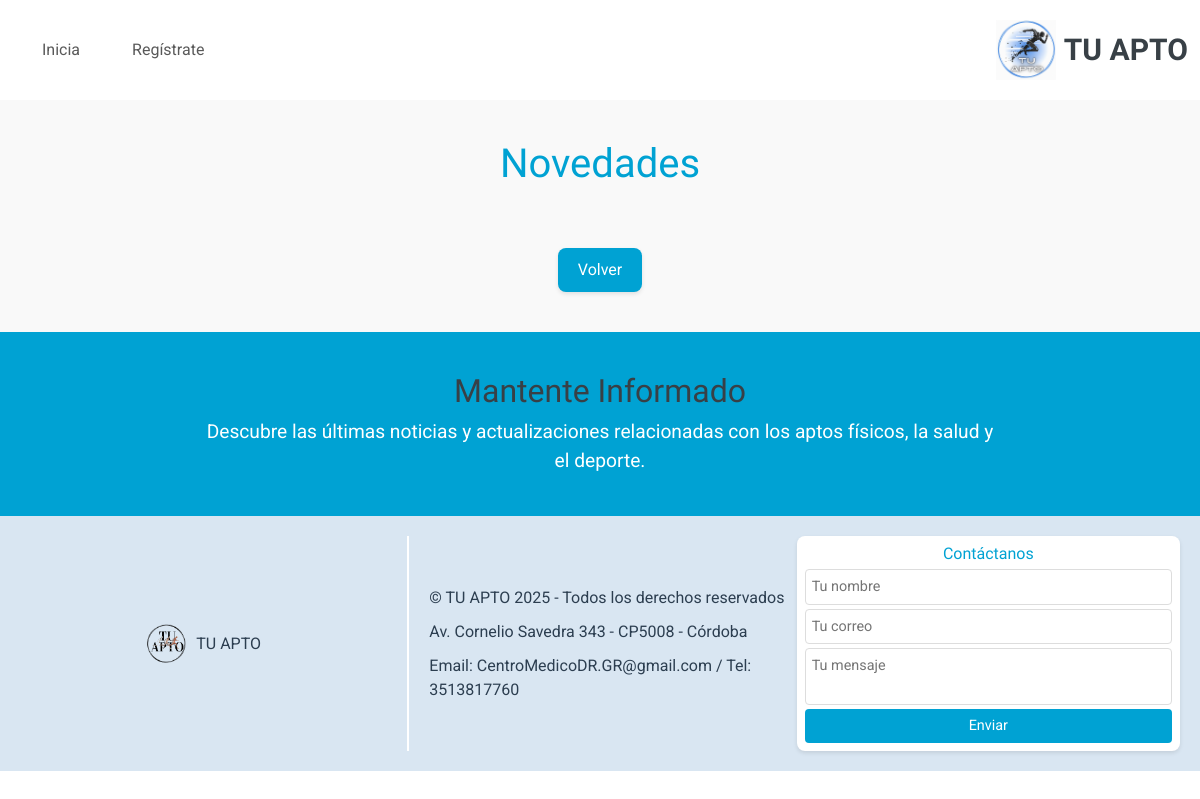
Before: /InfoNovedades/InfoNovedades/ with the older database file.
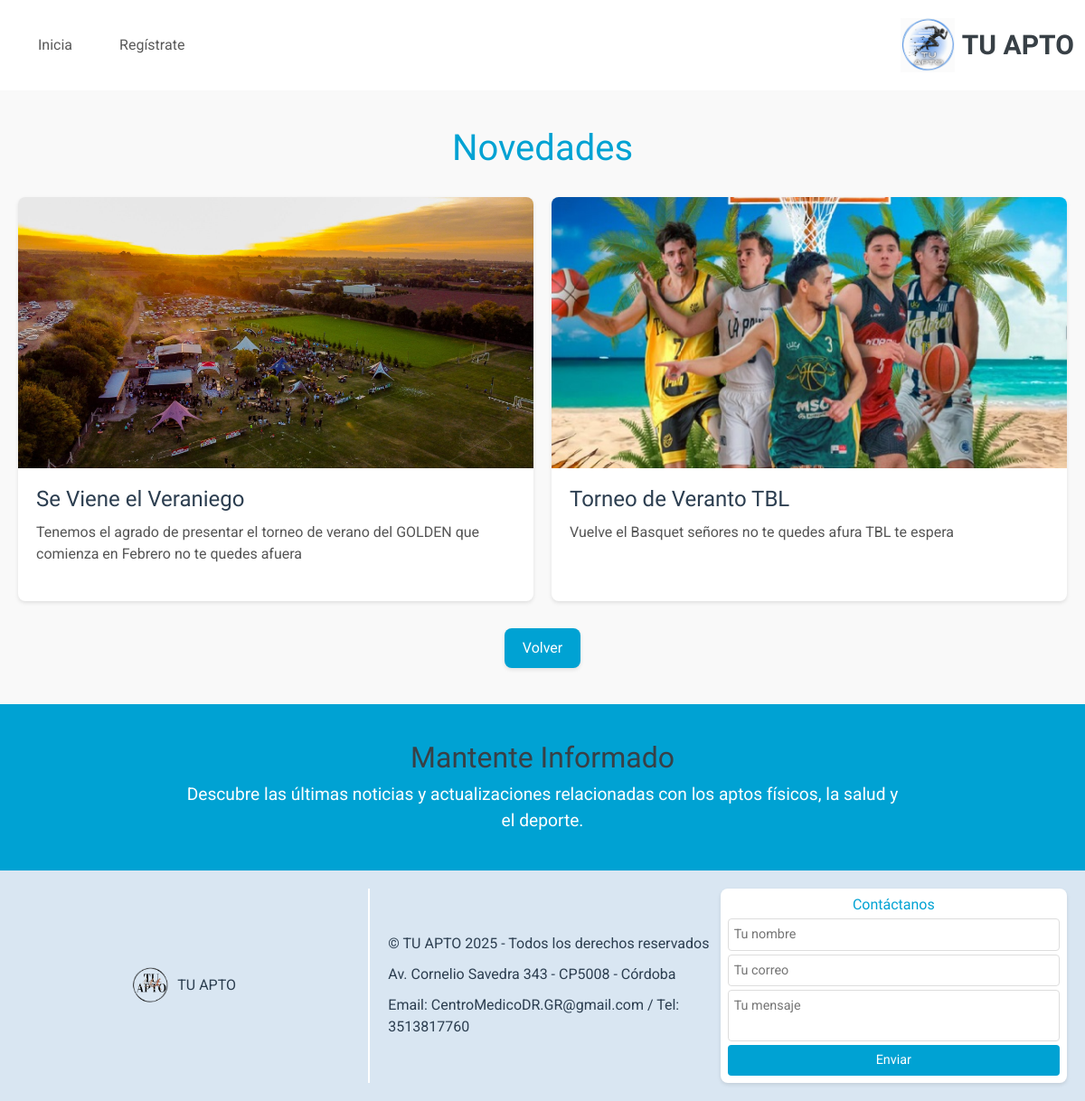
After: the same page with the newer database file.
### InfoNovedades/models.py (models this page shows, shortened)
class MisNovedades(models.Model):
    titulo = models.CharField(max_length=200)
    descripcion = models.TextField()
    imagen = models.ImageField(upload_to='media/novedades')
    fecha_creacion = models.DateTimeField(auto_now_add=True)  # Fecha automática al crear

### InfoNovedades/views.py (the view)
# urls.py: path('InfoNovedades/', views.novedades, name='novedades'),  # Ruta para novedades
def novedades(request):
    novedades_list = MisNovedades.objects.all()
    return render(request, 'novedades/novedades.html', {"novedades": novedades_list})

### InfoNovedades/templates/novedades/novedades.html (shortened to what this page needs)
{% extends 'core/base.html' %}
{% load static %}
{% block content %}
<div style="padding: 40px 20px; background-color: #f9f9f9;">
    <div style="max-width: 1200px; margin: 0 auto;">
        <h1 style="text-align: center; color: #00a2d3; font-size: 2.5rem; margin-bottom: 30px;">Novedades</h1>
        <div style="display: grid; grid-template-columns: repeat(auto-fit, minmax(300px, 1fr)); gap: 20px;">
            {% for novedad in novedades %}
            <div style="background-color: #fff; border-radius: 8px; box-shadow: 0 2px 4px rgba(0, 0, 0, 0.1); overflow: hidden;">
                <img src="{{ novedad.imagen.url }}" alt="{{ novedad.titulo }}" style="width: 100%; height: 300px; object-fit: cover;">
                <div style="padding: 20px;">
                    <h2 style="font-size: 1.5rem; color: #2c3e50; margin-bottom: 10px;">{{ novedad.titulo }}</h2>
                    <p style="font-size: 1rem; color: #555; margin-bottom: 20px;">
                        {{ novedad.descripcion }}
                    </p>
                </div>
            </div>
            {% endfor %}
        </div>
        <div style="text-align: center; margin-top: 30px;">
            <a href="{% url 'home' %}" style="display: inline-block; background-color: #00a2d3; color: white; padding: 10px 20px; font-size: 1rem; border-radius: 8px; text-decoration: none; box-shadow: 0 2px 4px rgba(0, 0, 0, 0.1);">
                Volver
            </a>
        </div>
    </div>
</div>
{% endblock %}
{% block landingPage %}
<div style="background-color: #00a2d3; padding: 40px; color: white; text-align: center;">
    <h2 style="font-size: 2rem;">Mantente Informado</h2>
    <p style="font-size: 1.2rem; max-width: 800px; margin: 0 auto;">
        Descubre las últimas noticias y actualizaciones relacionadas con los aptos físicos, la salud y el deporte.
    </p>
</div>
{% endblock %}
{% block footer %}
<footer id="footer" style="display: flex; flex-wrap: wrap; justify-content: space-between; padding: 20px; background-color: #d9e6f2; color:#2c3e50;">
    <div style="flex: 1; display: flex; align-items: center; justify-content: center; margin-right: 20px;">
        <img src="{% static 'core/img/tuapto.png' %}" alt="Logo TU APTO" style="height: 40px; margin-right: 10px;">
        <p style="margin: 0; text-align: center;">TU APTO</p>
    </div>
    <div style="flex: 1; border-left: 2px solid #fff; padding-left: 20px; display: flex; flex-direction: column; justify-content: center;">
        <p style="margin: 5px 0;">© TU APTO 2025 - Todos los derechos reservados</p>
        <p style="margin: 5px 0;">Av. Cornelio Savedra 343 - CP5008 - Córdoba</p>
        <p style="margin: 5px 0;">Email: CentroMedicoDR.GR@gmail.com / Tel: 3513817760</p>
    </div>
    <div style="flex: 1; padding: 8px; background-color: #fff; border-radius: 8px; box-shadow: 0 2px 4px rgba(0, 0, 0, 0.1); max-width: 400px; margin: 0 auto;">
        <h4 style="color: #00a2d3; text-align: center; margin-bottom: 6px; font-size: 1rem;">Contáctanos</h4>
        <form action="#" method="POST" style="display: flex; flex-direction: column; gap: 4px;">
            <input type="text" name="nombre" placeholder="Tu nombre" required
                style="padding: 6px; font-size: 0.9rem; border: 1px solid #ddd; border-radius: 4px;">
            <input type="email" name="email" placeholder="Tu correo" required
                style="padding: 6px; font-size: 0.9rem; border: 1px solid #ddd; border-radius: 4px;">
            <textarea name="mensaje" placeholder="Tu mensaje" rows="2" required
                style="padding: 6px; font-size: 0.9rem; border: 1px solid #ddd; border-radius: 4px; resize: none;"></textarea>
            <button type="submit"
                style="background-color: #00a2d3; color: white; border: none; padding: 6px; border-radius: 4px; font-size: 0.9rem; cursor: pointer;">
                Enviar
            </button>
        </form>
    </div>
</footer>
{% endblock %}

### core/templates/core/base.html (shortened to what this page needs)
<!DOCTYPE html>
<html lang="en">
<head>
    {% load static %}
    <link rel="stylesheet" href="https://cdnjs.cloudflare.com/ajax/libs/font-awesome/5.15.4/css/all.min.css">
    <link href="https://cdn.jsdelivr.net/npm/bootstrap@5.3.0-alpha1/dist/css/bootstrap.min.css" rel="stylesheet">
    <link href="{% static 'core/vendor/bootstrap/css/bootstrap.min.css' %}" rel="stylesheet">
    <link href="{% static 'core/vendor/bootstrap-icons/bootstrap-icons.css' %}" rel="stylesheet">
    <link href="{% static 'core/vendor/aos/aos.css' %}" rel="stylesheet">
    <link href="{% static 'core/vendor/glightbox/css/glightbox.min.css' %}" rel="stylesheet">
    <link href="{% static 'core/vendor/swiper/swiper-bundle.min.css' %}" rel="stylesheet">
    <link href="{% static 'core/css/main.css' %}" rel="stylesheet">
</head>
<body class="index-page">
    <header id="header" class="header d-flex align-items-center sticky-top">
        <div class="container-fluid position-relative d-flex align-items-center justify-content-between">
                <a href="" class="logo d-flex align-items-center me-auto me-xl-0">
                    <img src="{% static 'core/img/milogo.jpg' %}" alt="Logo"  >
                    <h1 class="sitename" >TU APTO</h1>
                </a>
                <nav id="navmenu" class="navbar navbar-expand-lg navbar-light bg-white">
                    <div class="container-fluid">
                        <div class="collapse navbar-collapse" id="navbarNav">
                            <ul class="navbar-nav ms-auto align-items-center">
                                {% if request.path != '/account/login/' %}
                                    {% if user.is_authenticated %}
                                        <li class="nav-item me-3">
                                            <a href="{% url 'perfil' %}" class="nav-link active">Perfil</a>
                                        </li>
                                        <li class="nav-item me-3">
                                            <button type="button" class="btn btn-link nav-link" data-bs-toggle="modal" data-bs-target="#logoutModal">
                                                Salir
                                            </button>
                                        </li>
                                        <li class="nav-item">
                                            <span class="navbar-text fw-bold">
                                                {{ profile.nombre }} {{ profile.apellido }}
                                            </span>
                                        </li>
                                        {% if profile.rol == 'jugador' %}
                                            <li class="nav-item me-3">
                                                <a href="{% url 'menu_jugador' %}" class="nav-link"></a>
                                            </li>
                                        {% endif %}
                                    {% else %}
                                        <li class="nav-item me-3">
                                            <a href="{% url 'login' %}" class="nav-link">Inicia</a>
                                        </li>
                                        <li class="nav-item me-3">
                                            <a href="{% url 'register' %}" class="nav-link">Regístrate</a>
                                        </li>
                                    {% endif %}
                                {% endif %}
                            </ul>
                        </div>
                    </div>
                </nav>
        </div>
    </header>
    {% block content %}{% endblock %}
    {% block landingPage %} {% endblock %}
    {% block footer %}{% endblock %}
</body>
</html>

### core/static/core/css/main.css (style rules this page uses)
:root { --default-font: "Roboto", system-ui, -apple-system, "Segoe UI", Roboto, "Helvetica Neue", Arial, "Noto Sans", "Liberation Sans", sans-serif, "Apple Color Emoji", "Segoe UI Emoji", "Segoe UI Symbol", "Noto Color Emoji"; --heading-font: "Raleway", sans-serif; --nav-font: "Poppins", sans-serif; }
:root { --background-color: #ffffff; --default-color: #444444; --heading-color: #384046; --accent-color: #3498db; --surface-color: #ffffff; --contrast-color: #ffffff; }
:root { --nav-color: #444444; --nav-hover-color: #3498db; --nav-mobile-background-color: #ffffff; --nav-dropdown-background-color: #ffffff; --nav-dropdown-color: #444444; --nav-dropdown-hover-color: #3498db; }
:root { scroll-behavior: smooth; }
body { color: var(--default-color); background-color: var(--background-color); font-family: var(--default-font); }
a { color: var(--accent-color); text-decoration: none; transition: 0.3s; }
h1, h2, h3, h4, h5, h6 { color: var(--heading-color); font-family: var(--heading-font); }
.header { color: var(--default-color); background-color: var(--background-color); padding: 20px 0; transition: all 0.5s; z-index: 997; }
.header .logo { line-height: 1; }
.header .logo img { max-height: 60px; margin-right: 8px; }
.header .logo h1 { font-size: 30px; margin: 0; font-weight: 700; color: var(--heading-color); }
@media (max-width: 1200px) { .header .logo { order: 1; } }
.navbar-nav .nav-link { transition: transform 0.3s ease; }
#navmenu { background-color: #f8f9fa; }
#navmenu .nav-item { padding: 0 10px; }

Changed rows visible on the page:
added MisNovedades: imagen (picture), titulo "Se Viene el Veraniego", descripcion "Tenemos el agrado de presentar el torneo de verano del GOLDEN que comienza en Febrero no te quedes afuera"
added MisNovedades: imagen (picture), titulo "Torneo de Veranto TBL", descripcion "Vuelve el Basquet señores no te quedes afura TBL te espera"
